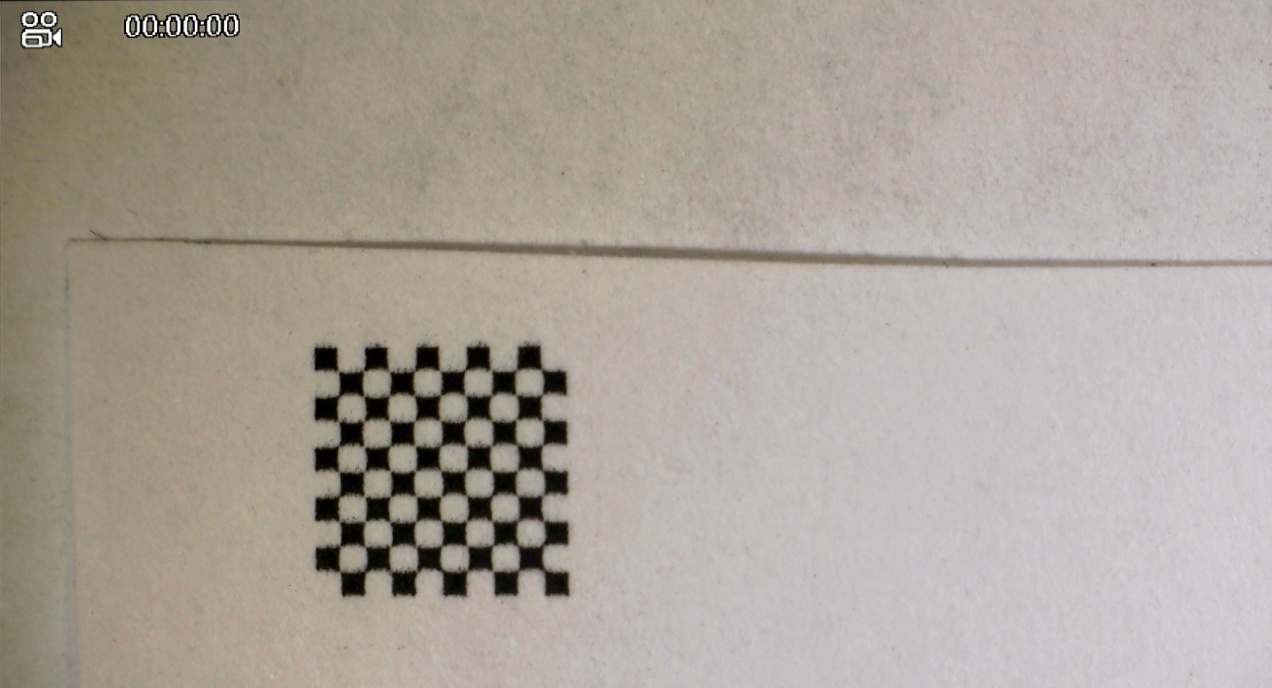
#> input picture calibration/caliResult2.jpg, 1272 x 688 px
$ python distanceConversion.py
#> lines starting #> are read from the running program, lines starting #| are printed output that depends on the picture; after the words box and inside, x2 and y2 are one past the last pixel; in counts of white or black regions, pixels touching at a corner belong together; long printed decimals are rounded
import numpy as np
import cv2 as cv
import math

# Use calibrated image as reference
caliResult = cv.imread('caliResult2.jpg')
#> caliResult is the input picture: shape (688, 1272, 3); mean B, G, R 154, 163.3, 171.3
chessBoardSize = (9, 9)  # Size of the chessboard
criteria = (cv.TERM_CRITERIA_EPS + cv.TERM_CRITERIA_MAX_ITER, 30, 0.001)

# Get corners from calibrated images
ret, corners = cv.findChessboardCorners(caliResult, chessBoardSize, None)
#> ret = True; corners = 81 rows, first 8: [338, 372.5], [365, 370], [390.5, 370.4], [414, 370], [440, 370.5], [464.5, 370.5], [491.5, 370], [515.2, 367.4]
gray = cv.cvtColor(caliResult, cv.COLOR_BGR2GRAY)
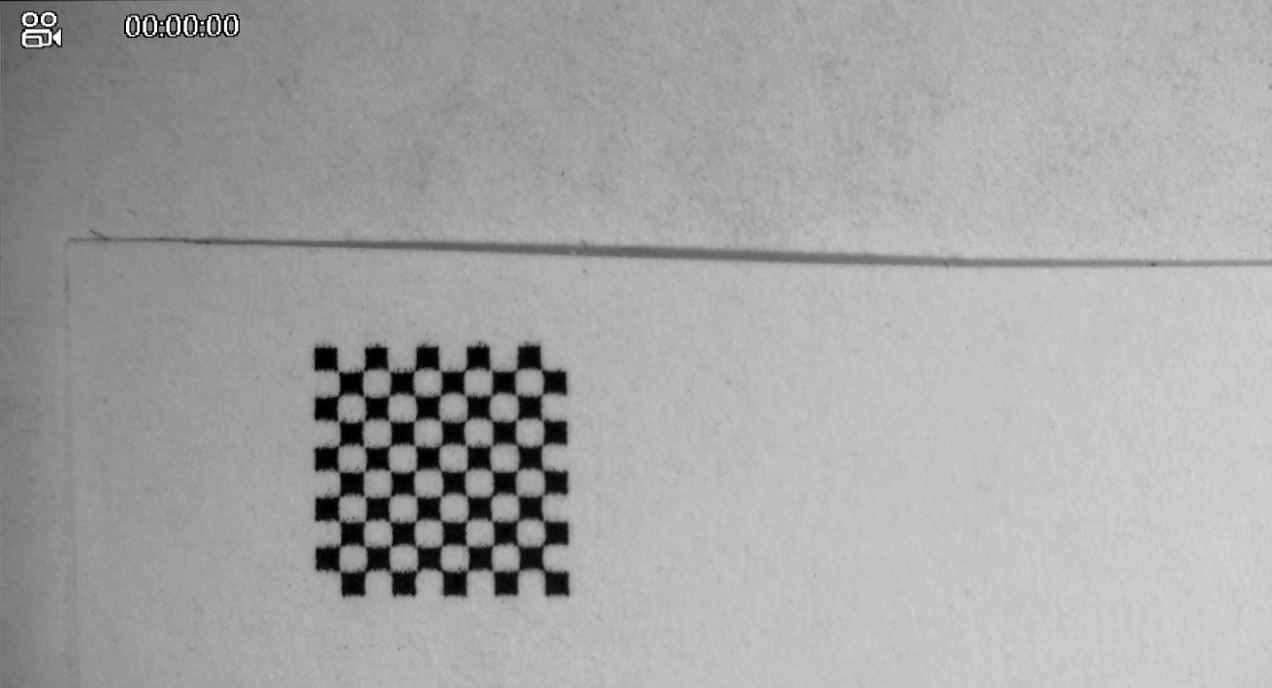
#> gray: shape (688, 1272); min 0, max 255, mean 164.6
kernel = np.array([[0, -1, 0], [-1, 5, -1], [0, -1, 0]])
sharpened = cv.filter2D(gray, -1, kernel)
corners = cv.cornerSubPix(sharpened, corners, (11, 11), (-1, -1), criteria)
#> corners = 81 rows, first 8: [338.2, 371.7], [363.4, 370.7], [391.2, 371.8], [413.4, 370.7], [440.6, 371.4], [464.6, 370.6], [490.8, 370.6], [516, 369.9]
cv.drawChessboardCorners(caliResult, chessBoardSize, corners, ret)
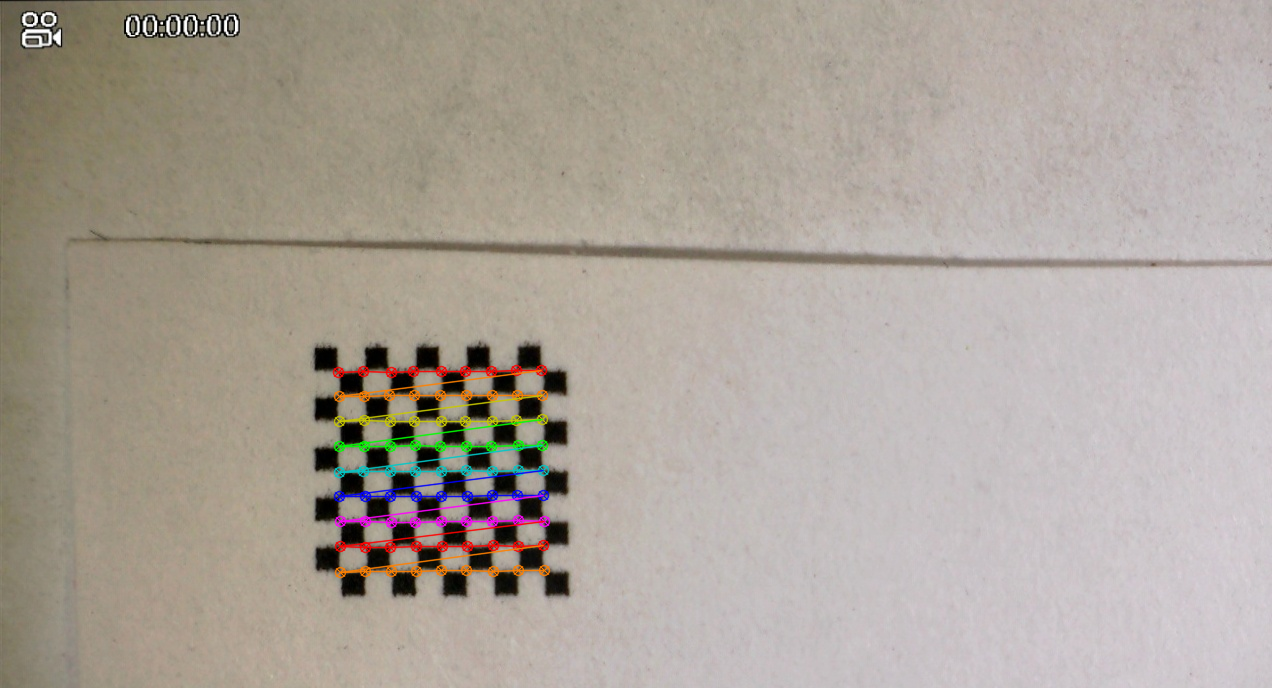
#> caliResult: shape (688, 1272, 3); 1.85% of pixels changed, all inside (x1, y1, x2, y2) = (332, 364, 551, 579)
cv.imshow('img', caliResult)
cv.waitKey(3000)

# Acquire side length
side_length_x = []
side_length_y = []

for i in range(chessBoardSize[1]):
    row_side_length = []
    for j in range(chessBoardSize[0] - 1):
        curr_corner = corners[j+i*9][0]
        next_corner = corners[j+i*9+1][0]
        pixel_num = math.sqrt((curr_corner[0]-next_corner[0])**2 + (curr_corner[1]-next_corner[1])**2)
        row_side_length.append(pixel_num)
    side_length_x.append(row_side_length)
#> after the loop, side_length_x = 9 items

for i in range(chessBoardSize[1] - 1):
    row_side_length = []
    for j in range(chessBoardSize[0]):
        curr_corner = corners[j+i*9][0]
        next_corner = corners[j+(i+1)*9][0]
        pixel_num = math.sqrt((curr_corner[0]-next_corner[0])**2 + (curr_corner[1]-next_corner[1])**2)
        row_side_length.append(pixel_num)
    side_length_y.append(row_side_length)
#> after the loop, side_length_y = 8 items


side_length_x = np.array(side_length_x)
side_length_y = np.array(side_length_y)

avg_side_x = sum(np.mean(side_length_x, axis=1))/chessBoardSize[1]
#> avg_side_x = 25.46
print(avg_side_x)
#| 25.457

avg_side_y = sum(np.mean(side_length_y, axis=1))/chessBoardSize[1]
#> avg_side_y = 22.23
print(avg_side_y)
#| 22.229

Fx = 1.73836169e+04 # Focal length (calculated constant)
Fy = 1.73836169e+04 # Focal length (calculated constant)


# For objects have different z values
W_2x = 15            # Object physical length (mm)
P_2x = pixel_num     # Measured pixel number from image
D_2x = W_2x * Fx / P_2x # Distance between camera and object

W_2y = 15            # Object physical length (mm)
P_2y = pixel_num     # Measured pixel number from image
D_2y = W_2y * Fy / P_2y # Distance between camera and object

# Measure unknown distance (movements)
P_3x = pixel_num     # Measured pixel number from image
P_3y = pixel_num     # Measured pixel number from image

W_movx = D_2x*P_3x/Fx
W_movy = D_2y*P_3y/Fy
